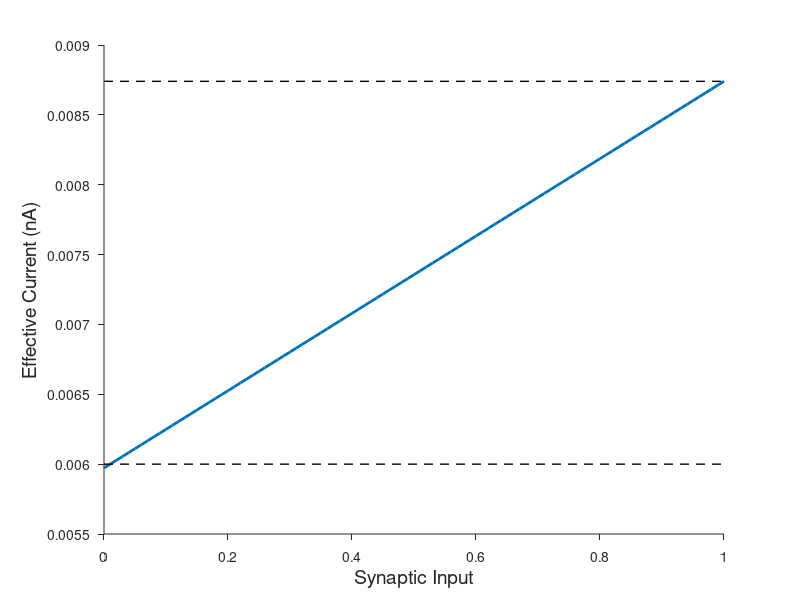

Reproduce this figure in MATLAB.
%==========================================================================
% input_current.m
% Author: Akira Nagamori
% Last update: 9/21/19
% Descriptions:
%   -  Compute the slope and intercept of linear function that converts
%   synaptic input (0-1) into effective current (nA)
%==========================================================================

close all
clear all
clc

%%
code_folder = '/Users/akiranagamori/Documents/GitHub/MN-Model/Cisi2008';
data_folder = '/Users/akiranagamori/Documents/GitHub/MN-Model/Cisi2008/MN Parameter';

cd(data_folder)
load('modelParameter')
load('current_th')
load('current_peak')
cd(code_folder)

N_MU = modelParameter.N_MU;
[U_th_sort,idx] = sort(modelParameter.U_th);

U_vec = 0:0.01:1;

for n = 1 %:N_MU
    U_th =  U_th_sort(n);
    I_min = current_th(n);
    I_max = current_peak(n);
    I_eff = (I_max-I_min)./(1-U_th).*(U_vec-U_th) + I_min;
    
    figure(1)
    plot(U_vec,I_eff,'LineWidth',2)
    hold on
    plot([0 U_vec(end)],[I_min I_min],'--k','LineWidth',1)
    plot([0 U_vec(end)],[I_max I_max],'--k','LineWidth',1)
    xlabel('Synaptic Input','FontSize',14)
    ylabel('Effective Current (nA)','FontSize',14)
    set(gca,'TickDir','out');
    set(gca,'box','off')
end